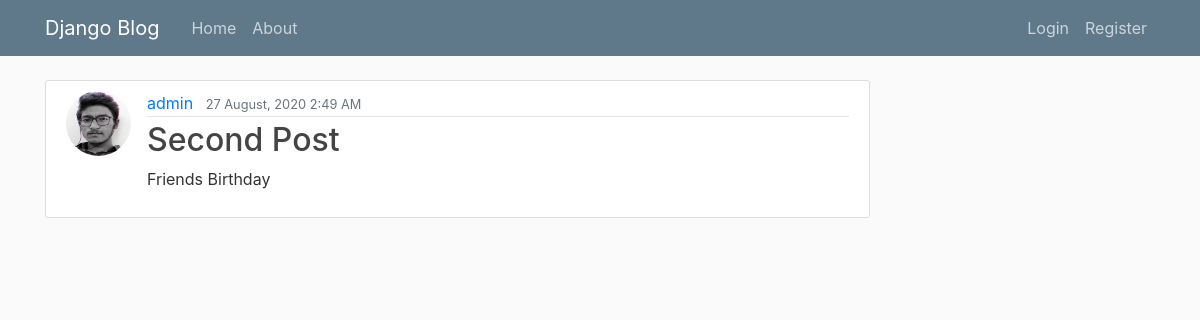
The app's page /post/2/ with its own data.
### blog/models.py (models this page shows, shortened)
class Post(models.Model):
	title = models.CharField(max_length = 100)
	content = models.TextField()
	date_posted = models.DateTimeField(default = timezone.now)
	author = models.ForeignKey(User, on_delete = models.CASCADE)

### users/models.py (models this page shows, shortened)
class Profile(models.Model):
	user = models.OneToOneField(User, on_delete=models.CASCADE)
	image = models.ImageField(default='default.jpg', upload_to='profile_pics')

### blog/views.py (the view)
# urls.py: path('post/<int:pk>/', PostDetailView.as_view(), name='post-detail'),
class PostDetailView(DetailView):
	model = Post

### blog/templates/blog/post_detail.html (shortened to what this page needs)
{% extends 'blog/base.html' %}
{% block content %}
	<article class="media content-section">
		<img class="rounded-circle article-img" src="{{ object.author.profile.image.url }}">
	  <div class="media-body">
	    <div class="article-metadata">
	      <a class="mr-2" href="{% url 'user-posts' object.author %}">{{ object.author }}</a>
	      <small class="text-muted">{{ object.date_posted|date:'j F, o f A'}}</small>
	    </div>
	    <h2 class="article-title">{{ object.title }}</h2>
	    <p class="article-content">{{ object.content }}</p>
	  </div>
	</article>
{% endblock content %}

### blog/static/blog/main.css (style rules this page uses)
body { background: #fafafa; color: #333333; margin-top: 5rem; }
h1, h2, h3, h4, h5, h6 { color: #444444; }
.content-section { background: #ffffff; padding: 10px 20px; border: 1px solid #dddddd; border-radius: 3px; margin-bottom: 20px; }
.article-title { color: #444444; }
.article-content { white-space: pre-line; }
.article-img { height: 65px; width: 65px; margin-right: 16px; }
.article-metadata { padding-bottom: 1px; margin-bottom: 4px; border-bottom: 1px solid #e3e3e3 }

### records on screen
Post: author.profile.image (picture), author "admin", date_posted "27 August, 2020 2:49 AM", title "Second Post", content "Friends Birthday"
